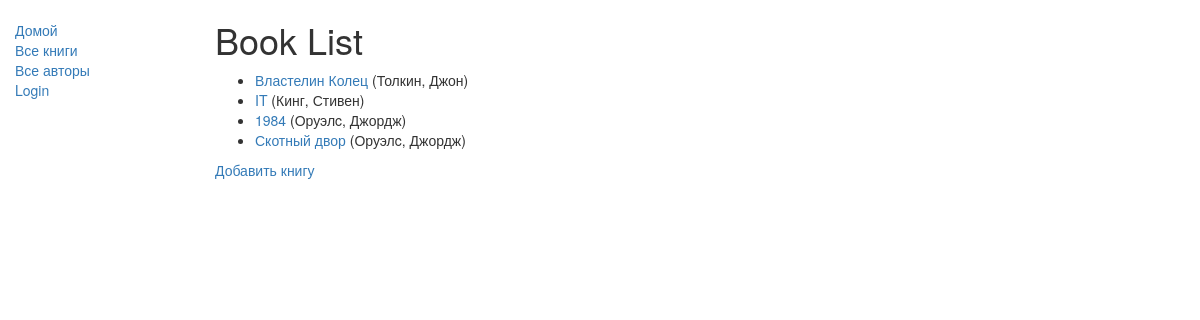
/catalog/books/, run on the app's committed database.
### catalog/models.py (models this page shows, shortened)
class book(models.Model):
    title = models.CharField(max_length = 200)
    author = models.ForeignKey('Author',on_delete = models.SET_NULL, null = True)
    summary = models.TextField(max_length = 1000, help_text = 'Enter a brief description of the book')
    isbn = models.CharField('ISBN',max_length = 13,help_text = '13 Character <a href="https://www.isbn-international.org/content/what-isbn">ISBN number</a>')
    genre = models.ManyToManyField('Ganre', help_text = 'Select a genre for this book')
    language = models.ForeignKey('Language', on_delete = models.SET_NULL, null = True)
    def get_absolute_url(self):
        return reverse('book-detail', args = [str(self.id)])
    def display_genre(self):
        return ','.join([genre.name for genre in self.genre.all()[:3]])
    display_genre.short_description = 'Genre'

class Author(models.Model):
    first_name = models.CharField(max_length = 100)
    last_name = models.CharField(max_length = 100)
    date_of_birth = models.DateField(null = True, blank = True)
    date_of_death = models.DateField('Died', null = True, blank = True)
    def __str__(self):
        return '%s, %s' % (self.last_name, self.first_name)

### catalog/views.py (the view)
# urls.py: path('books/', views.BookListView.as_view(), name='books'),
class BookListView(generic.ListView):
    model = book

### catalog/templates/catalog/book_list.html
{% extends "base_generic.html" %}
{% block content %}
    <h1>Book List</h1>
    {% if book_list %}
    <ul>
      {% for book in book_list %}
      <li>
        <a href="{{ book.get_absolute_url }}">{{ book.title }}</a> ({{book.author}})
      </li>
      {% endfor %}
    </ul>
    {% else %}
      <p>There are no books in the library.</p>
    {% endif %}
    <p><a href="{% url 'book-create' %}"> Добавить книгу </a></p>
{% endblock %}

### data on the page
book: title "Властелин Колец", author "Толкин, Джон"
book: title "IT", author "Кинг, Стивен"
book: title "1984", author "Оруэлc, Джордж"
book: title "Скотный двор", author "Оруэлc, Джордж"
